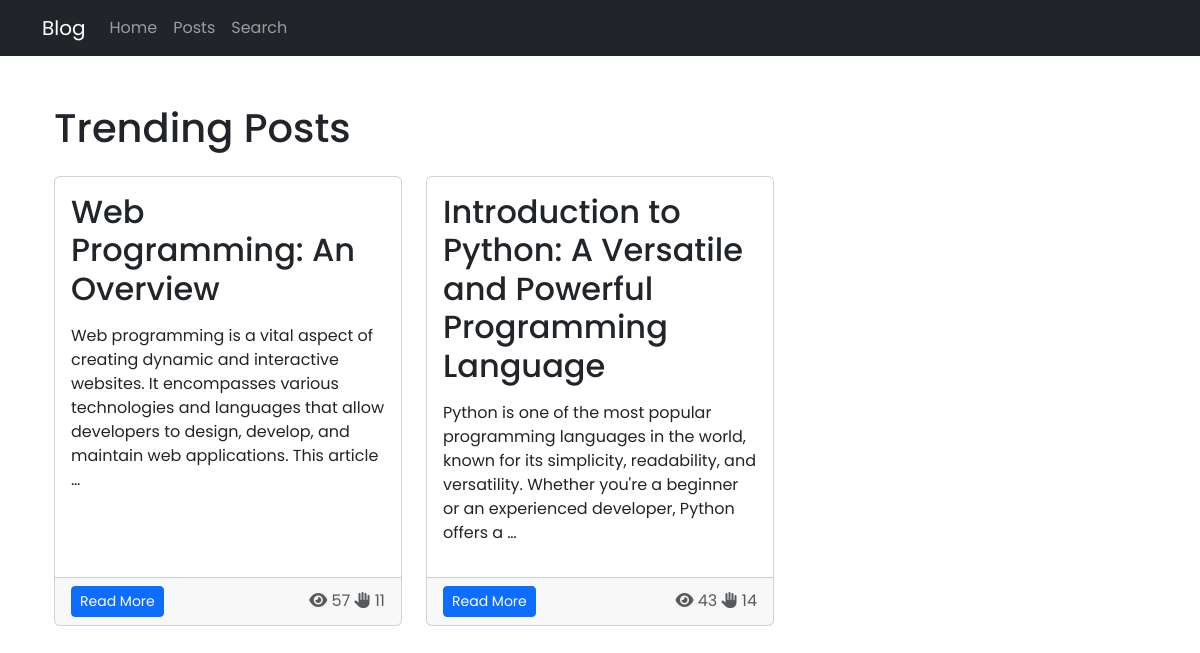
Before: / with the older database file.
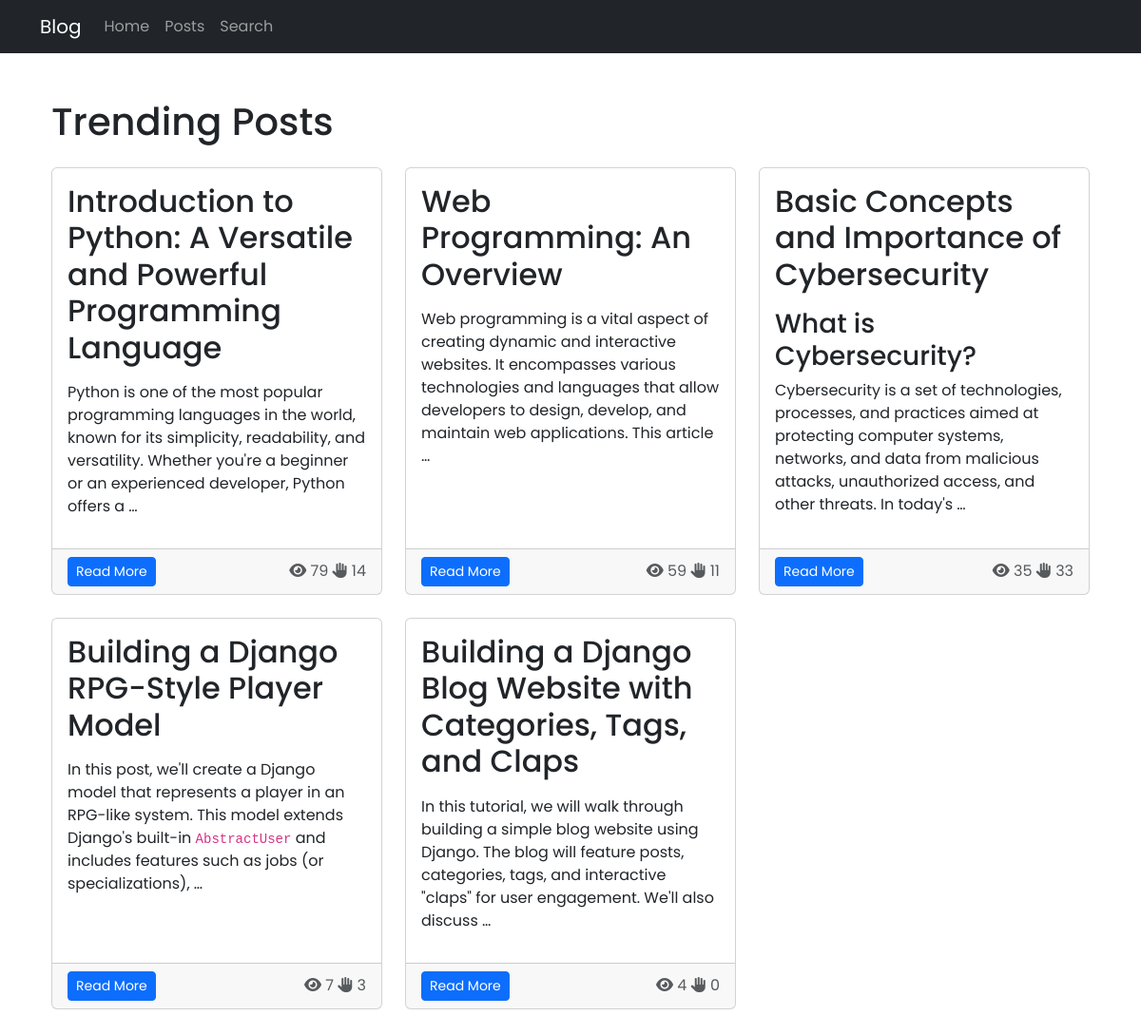
After: the same page with the newer database file.
### main/models.py (models this page shows, shortened)
class Post(models.Model):
	title = models.CharField(max_length=255)  # title
	content = models.TextField()  # content
	author = models.ForeignKey(User, on_delete=models.CASCADE, related_name='posts')  # author
	category = models.ForeignKey(Category, on_delete=models.SET_NULL, null=True, related_name='posts')  # category
	tags = models.ManyToManyField(Tag, related_name='posts', blank=True)  # tags
	sources = models.TextField(blank=True, null=True)  # sources
	created_at = models.DateTimeField(auto_now_add=True)  # created date
	updated_at = models.DateTimeField(auto_now=True)  # updated date
	is_published = models.BooleanField(default=True)  # is publish
	claps = models.PositiveIntegerField(default=0)  # claps
	views = models.PositiveIntegerField(default=0)  # view
	class Meta:
		verbose_name = 'Post'
		verbose_name_plural = 'Posts'
		ordering = ['-created_at']
	@classmethod
	def get_trending_posts(cls, limit=10):
		return cls.objects.annotate(
			total_interactions=F('views') + F('claps')
		).order_by('-total_interactions', '-created_at')[:limit]
	def get_markdown_content(self):
		raw_html = markdown.markdown(self.content, extensions=['extra'])
		allowed_tags = ['p', 'a', 'b', 'i', 'strong', 'em', 'ul', 'ol', 'li', 'code',
			'img', 'h1', 'h2', 'h3', 'h4', 'h5', 'h6', 'hr', 'br', 'pre']
		allowed_attributes = {
			'a': ['href', 'title'],
			'img': ['src', 'alt', 'width', 'height']
		}
		return bleach.clean(raw_html, tags=allowed_tags, attributes=allowed_attributes)

### main/views.py (the view)
# urls.py: path('', views.home, name='home'),
def home(request):
	posts = Post.get_trending_posts()
	return render(request, 'home.html', {'posts': posts})

### templates/home.html (shortened to what this page needs)
{% extends 'base.html' %}
{% block content %}
<div class="container mt-4">
    <h1 class="mb-4">Trending Posts</h1>
    <div class="row">
        {% for post in posts %}
        <div class="col-md-6 col-lg-4 mb-4">
            <div class="card h-100">
                <div class="card-body">
                    <h2 class="card-title">{{ post.title }}</h2>
                    <p class="card-text">{{ post.get_markdown_content|safe|truncatewords:30 }}</p>
                </div>
                <div class="card-footer d-flex justify-content-between align-items-center">
                    <a href="{% url 'post' post.pk %}" class="btn btn-sm btn-primary">Read More</a>
                    <div class="">
                        <span class="text-muted">
                            <i class="fas fa-eye"></i> {{ post.views }}
                        </span>
                        <span class="text-muted">
                            <i class="fas fa-hand-paper"></i> {{ post.claps }}
                        </span>
                    </div>
                </div>
            </div>
        </div>
        {% empty %}
        <div class="col-12">
            <p class="text-muted">No trending posts available.</p>
        </div>
        {% endfor %}
    </div>
</div>
{% endblock %}

### templates/base.html (shortened to what this page needs)
<!DOCTYPE html>
<html lang="en">
{% load static %}
<head>
    <link href="https://cdnjs.cloudflare.com/ajax/libs/font-awesome/6.0.0-beta3/css/all.min.css" rel="stylesheet">
    <link rel="stylesheet" href="https://cdn.jsdelivr.net/npm/bootstrap@5.3.3/dist/css/bootstrap.min.css">
</head>
<body>
    {% include 'navbar.html' %}
    <section class="container my-5">
        {% block content %}
        {% endblock %}
    </section>
</body>
</html>

### templates/navbar.html (shortened to what this page needs)
<nav class="navbar navbar-expand-lg bg-dark navbar-dark">
    <div class="container">
        <a class="navbar-brand" href="{% url 'home' %}">Blog</a>
        <div class="collapse navbar-collapse" id="menu-toggler">
            <div class="navbar-nav">
                <a class="nav-link" href="{% url 'home' %}">Home</a>
                <a class="nav-link" href="{% url 'posts' %}">Posts</a>
                <a class="nav-link" href="{% url 'search' %}">Search</a>
            </div>
        </div>
    </div>
</nav>

### templates/base.html (style rules this page uses)
* { font-family: "Poppins", sans-serif; }

Changed rows visible on the page:
changed Post "Introduction to Python: A Versatile and Powerful Programming Language": views "43" → "79"; moves up the list
changed Post "Web Programming: An Overview": views "57" → "59"
added Post: title "Basic Concepts and Importance of Cybersecurity", get_markdown_content "What is Cybersecurity? Cybersecurity is a set of technologies, processes, and practices aimed at protecting computer systems, networks, and data from malicious attacks, unauthorized access, and other threats. In today's …", views "35", claps "33"
added Post: title "Building a Django RPG-Style Player Model", get_markdown_content "In this post, we'll create a Django model that represents a player in an RPG-like system. This model extends Django's built-in AbstractUser and includes features such as jobs (or specializations), …", views "7", claps "3"
added Post: title "Building a Django Blog Website with Categories, Tags, and Claps", get_markdown_content "In this tutorial, we will walk through building a simple blog website using Django. The blog will feature posts, categories, tags, and interactive \"claps\" for user engagement. We'll also discuss …", views "4", claps "0"
